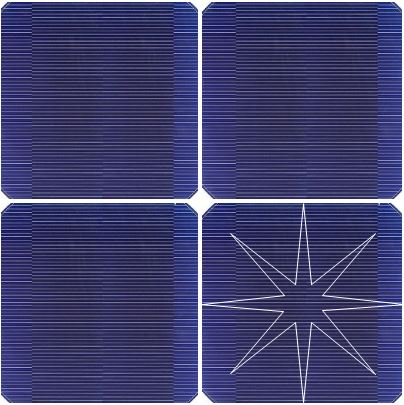
#> input picture playground/crack_test/panel4_crack2.JPG, 404 x 405 px, given in place of the camera
$ python histogram.py
#> lines starting #> are read from the running program, lines starting #| are printed output that depends on the picture
### playground/distortion.py
import cv2
import numpy as np

class distortion() :

    def __init__(self) :
        # import calibration data
        calib = np.load("calib.npz")
#> (reads playground/calib.npz from the repository)
#> further down, img is the input picture: shape (405, 404, 3); mean B, G, R 111.7, 64.8, 64.9
        self.mtx = calib['mtx']
        self.dist = calib['dist']

    def Undistort(self, img) :
        # undistortion
        h, w = img.shape[:2]
#> h = 405; w = 404
        newcamera_mtx, roi = cv2.getOptimalNewCameraMatrix(self.mtx, self.dist, (w, h), 1, (w, h))
#> roi = (16, 24, 382, 361)
        dst = cv2.undistort(img, self.mtx, self.dist, None, newcamera_mtx)
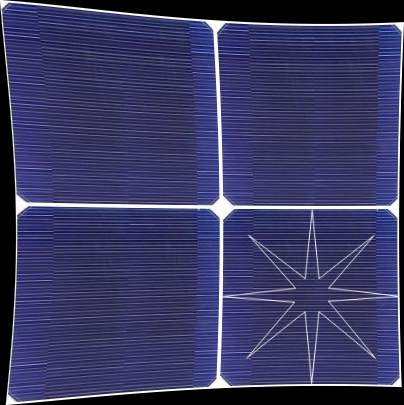
#> dst: shape (405, 404, 3); mean B, G, R 99.6, 57.6, 57.8
        x, y, w, h = roi
#> x = 16; y = 24; w = 382; h = 361
        dst = dst[y:y + h, x:x + w]
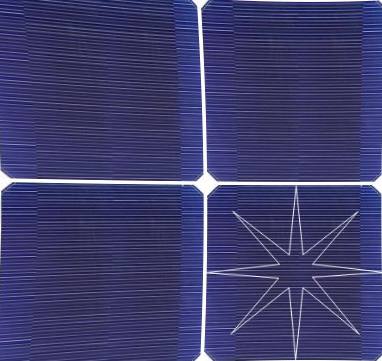
#> dst: shape (361, 382, 3); mean B, G, R 109.1, 61.5, 61.9

        return dst

### playground/histogram.py
import cv2
import numpy as np
import distortion

Dist = distortion.distortion()

clahe = cv2.createCLAHE(clipLimit=2.0, tileGridSize=(8, 8))

cam = cv2.VideoCapture(0)

while(cam.isOpened()) :
    ret, img = cam.read()

    img = Dist.Undistort(img)

    gray = cv2.cvtColor(img,cv2.COLOR_BGR2GRAY)
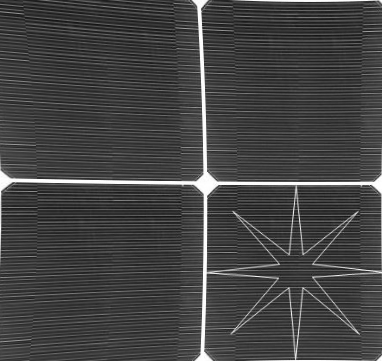
#> gray: shape (361, 382); min 15, max 255, mean 67

    c_img = clahe.apply(gray)
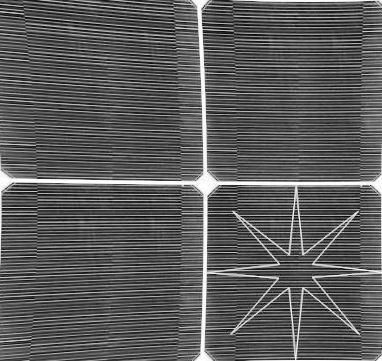
#> c_img: shape (361, 382); min 7, max 255, mean 90.8

    h_img = cv2.equalizeHist(gray)
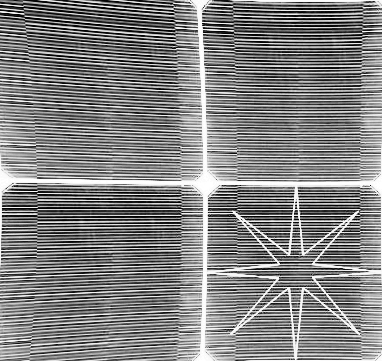
#> h_img: shape (361, 382); min 0, max 255, mean 129.3

    result = np.hstack((c_img,gray,h_img))
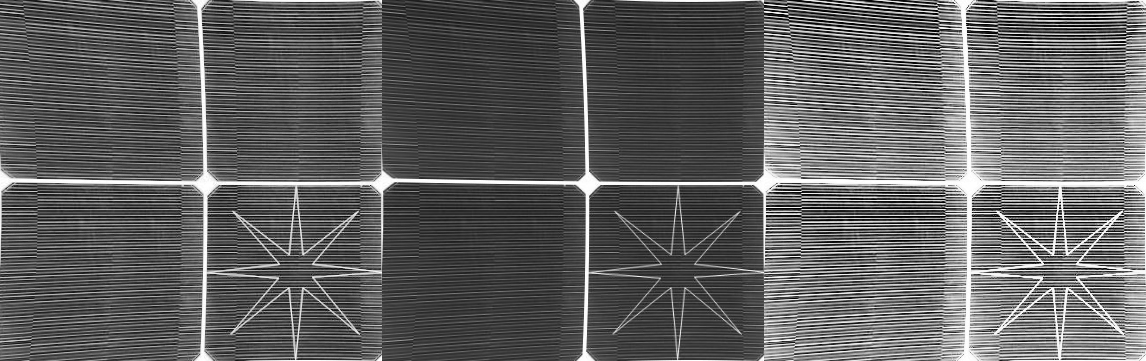
#> result: shape (361, 1146); min 0, max 255, mean 95.7

    ret, result = cv2.threshold(result, 160, 255, 0)
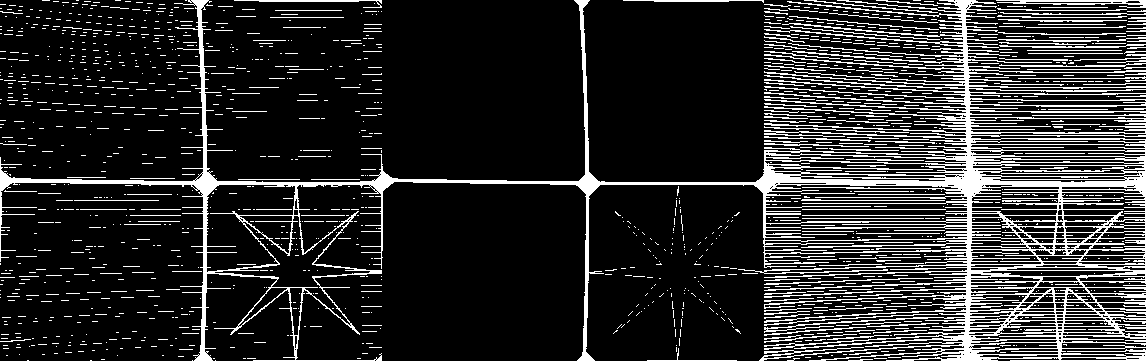
#> result: shape (361, 1146); 16.8% white in thin lines or dots
    cv2.imshow("result",result)

    if (cv2.waitKey(1)==27) :
#> (key Esc is pressed here)
        break

cv2.destroyAllWindows()

cam.release()
